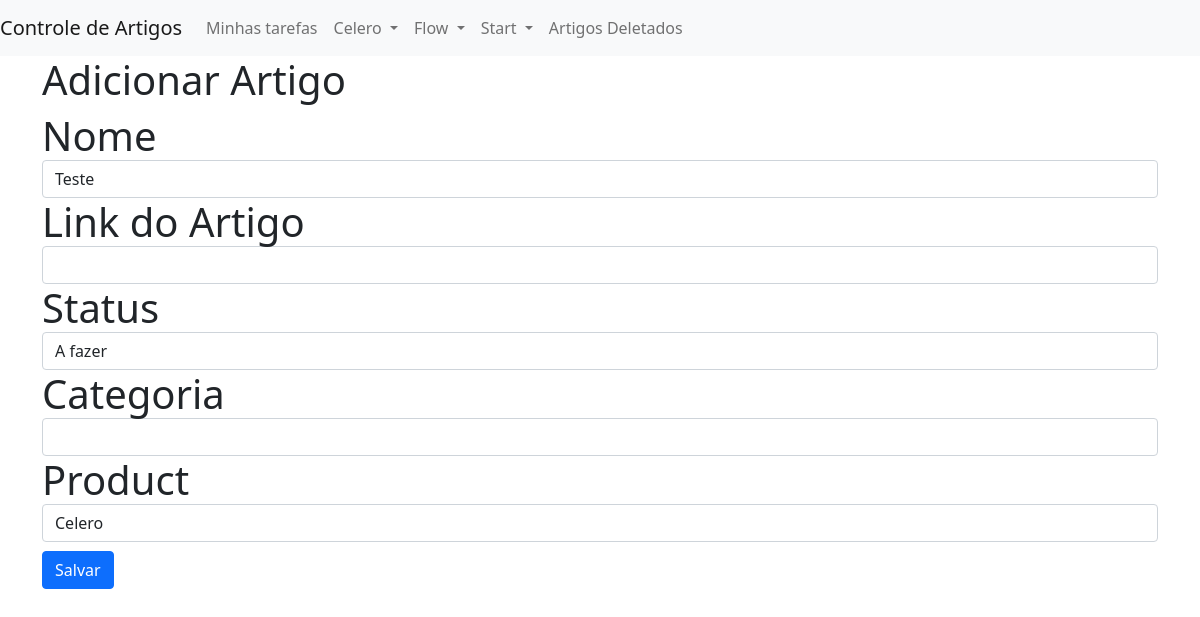
The page /artigos/editar/711d1c08-2d52-4142-8c58-a6405da36b47 on the database its author committed.
### articles/models.py (models this page shows, shortened)
class Article(models.Model):
    STATUS_CHOICES = (
        ('AF', 'A fazer'),
        ('FF', 'Feito'),
        ('AR', 'Atualizar'),
        ('AO', 'Atualizado')
    )
    PRODUCT_CHOICES = (
        ('CE', 'Celero'),
        ('ST', 'Start'),
        ('FW', 'Flow')
    )
    article_id = models.UUIDField(primary_key=True, editable=False, default=uuid.uuid4)
    name = models.CharField(max_length=150)
    url = models.URLField(max_length=200, null=True, blank=True)
    status = models.CharField(max_length=2, choices=STATUS_CHOICES)
    last_updated = models.DateField(auto_now=True)
    owner = models.ForeignKey(User, null=True, blank=True, on_delete=models.SET_NULL)
    category = models.CharField(max_length=150, null=True, blank=True)
    product = models.CharField(max_length=2, choices=PRODUCT_CHOICES)
    is_deleted = models.BooleanField(default=False)

### articles/views.py (the view)
# urls.py: path('editar/<str:id>', views.edit_article, name='edit_article'),
def edit_article(request, id):
    template_name = 'articles/edit_article.html'
    context = {}
    article = get_object_or_404(Article, article_id=id, is_deleted=False)
    if request.method == 'POST':
        form = ArticleForm(request.POST, instance=article)
        if form.is_valid():
            form.save()
            if article.product == 'CE':
                return redirect('artigos:celero_list_articles')
            elif article.product == 'ST':
                return redirect('artigos:start_list_articles')
            elif article.product == 'FW':
                return redirect('artigos:flow_list_articles')
    else:
        form = ArticleForm(instance=article)
    context['form'] = form
    return render(request, template_name, context)

### articles/forms.py
class ArticleForm(forms.ModelForm):
    class Meta:
        model = Article
        exclude = ('owner', 'is_deleted', 'last_updated')

### templates/articles/edit_article.html (shortened to what this page needs)
{% extends 'base.html' %}
{% load widget_tweaks %}
{% block body %}
    <div class="container">
        <h1> Adicionar Artigo<h1>
        <div class="row">
            <div class="col-md-12">
                <form action="" method="POST">
                    <div class="form-group">
                        <label for={{form.name.id_for_label}}>Nome</label>
                        {{form.name|add_class:"form-control"|attr:"autofocus"}}
                    </div>
                    <div class="form-group">
                        <label for={{form.url.id_for_label}}>Link do Artigo</label>
                        {{form.url|add_class:"form-control"}}
                    </div>
                    <div class="form-group">
                        <label for={{form.status.id_for_label}}>Status</label>
                        {{form.status|add_class:"form-control"}}
                    </div>
                    <div class="form-group">
                        <label for={{form.category.id_for_label}}>Categoria</label>
                        {{form.category|add_class:"form-control"}}
                    </div>
                    <div class="form-group">
                        <label for={{form.status.id_for_label}}>Product</label>
                        {{form.product|add_class:"form-control"}}
                    </div>
                    <button type="submit" class="btn btn-primary">Salvar</button>
                </form>
            </div>
        </div>
    </div>
{% endblock body %}

### rows shown on the page
Article: name "Teste", status "A fazer", product "Celero"
